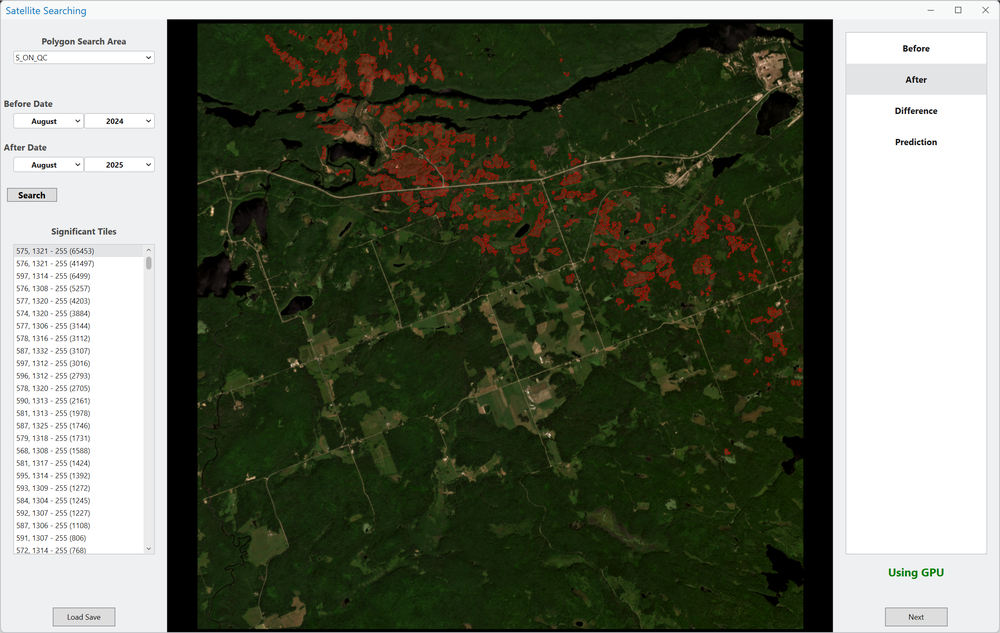
#> input picture Picture1.png, 1000 x 633 px, shrunk from 2403 x 1522 before the run; its folder holds only this picture in this run
$ python -i dataset_builder.py   (imports and definitions only)
#> lines starting #> are read from the running program, lines starting #| are printed output that depends on the picture
#> further down, picture is the input picture: shape (633, 1000, 3); mean B, G, R 94.3, 109.8, 104.4
import os
import random
from glob import glob
import numpy as np
import h5py
from tqdm import tqdm
import cv2
import matplotlib.pyplot as plt
from scipy.stats import norm


# [9 lines left out: function read_images_in_directory, not called in this run]


def count_images_in_directory(directory):
    files = glob(os.path.join(directory, '*.png'))
    return len(files)


# [7 lines left out: function random_brightness_contrast, not called in this run]


def random_hue_adjust(img, max_delta=20):

    # Convert BGR to HSV
#> called with max_delta = 20
    hsv_img = cv2.cvtColor(img, cv2.COLOR_BGR2HSV)
#> hsv_img: shape (633, 1000, 3); mean H, S, V 42.9, 104.3, 112.3

    # Extract hue channel
    h, s, v = cv2.split(hsv_img)
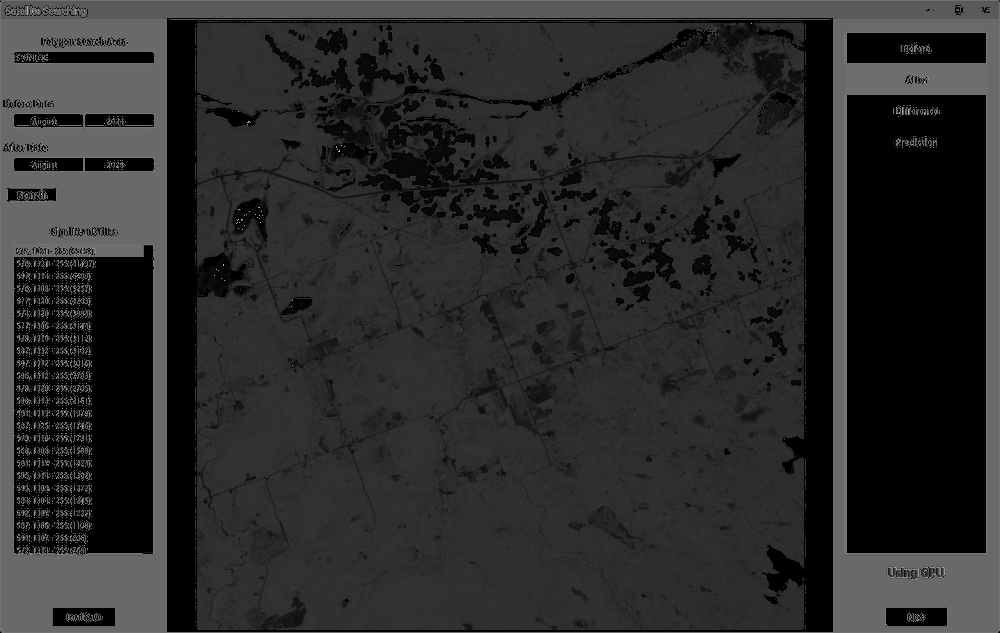
#> h: shape (633, 1000); min 0, max 179, mean 42.9
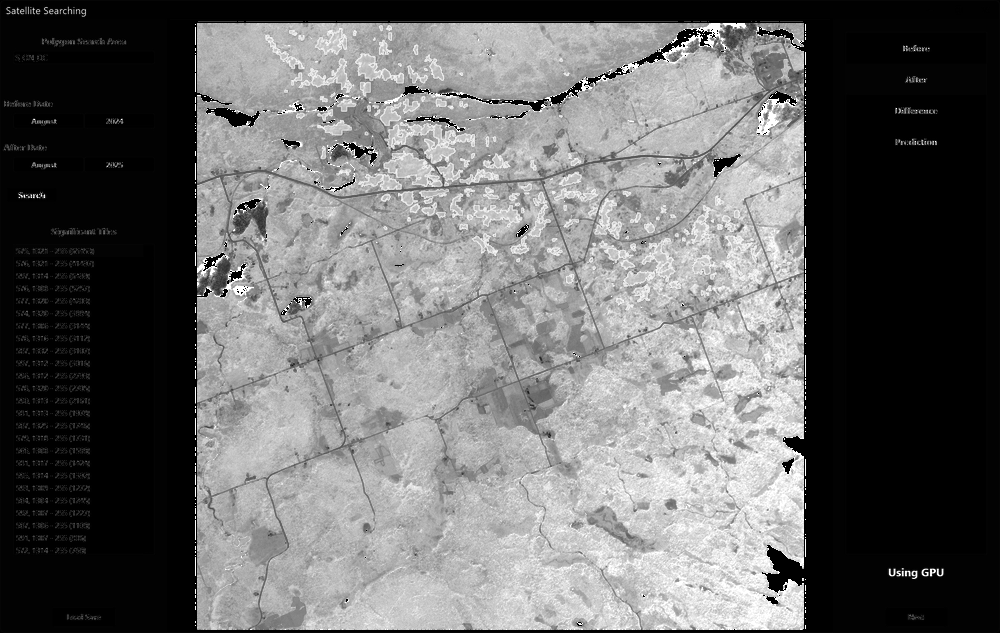
#> s: shape (633, 1000); min 0, max 255, mean 104.3
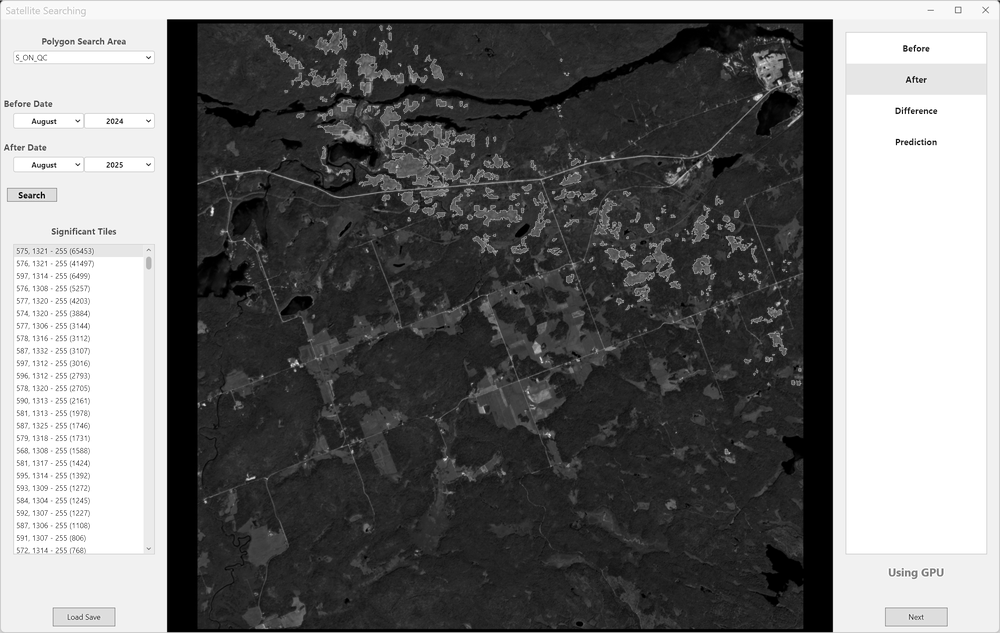
#> v: shape (633, 1000); min 0, max 255, mean 112.3

    # Generate a random hue shift
    hue_shift = random.randint(-10, 30)

    # Apply the hue shift, ensuring it wraps around 0-179
    h_shifted = (h.astype(int) + hue_shift) % 180

    # Merge channels back and convert to BGR
    adjusted_hsv_img = cv2.merge([h_shifted.astype(np.uint8), s, v])
#> adjusted_hsv_img: shape (633, 1000, 3); mean H, S, V 56.8, 104.3, 112.3
    return cv2.cvtColor(adjusted_hsv_img, cv2.COLOR_HSV2BGR)
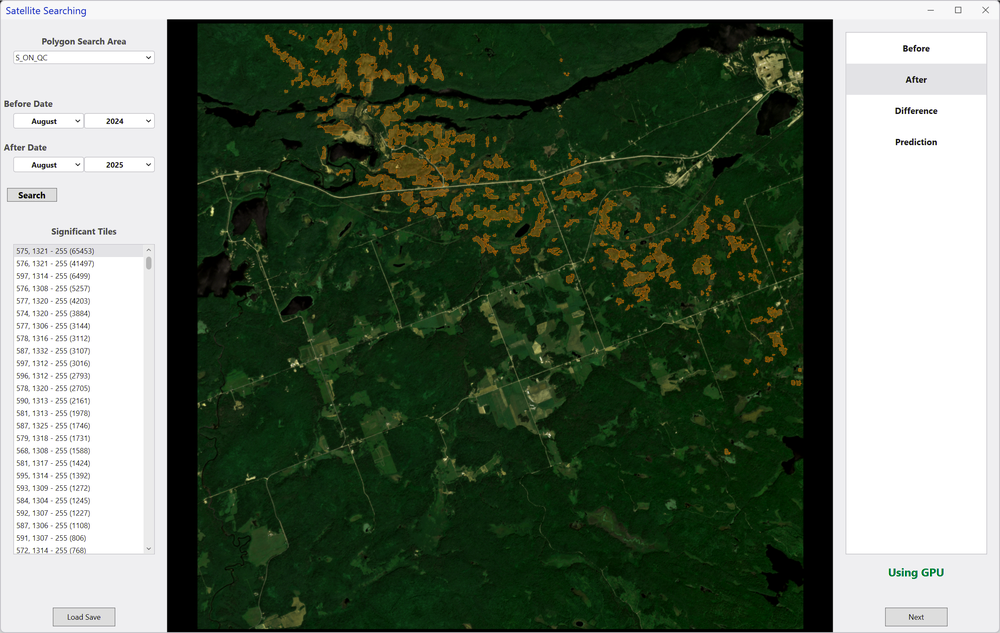
#> returned value: shape (633, 1000, 3); mean B, G, R 94.6, 110.9, 97.8


# [16 lines left out: function aug_image, not called in this run]


#mean = np.array([16.68440278, 38.07405572, 27.43923875, 22.9263001, 47.33313112, 42.46188265], dtype=np.float32).reshape((1, 1, 6))
#std_dev_1 = np.array([1.0 / 17.76991678, 1.0 / 18.96145942, 1.0 / 21.60122086, 1.0 / 15.70177085, 1.0 / 17.90887029, 1.0 / 23.60007328], dtype=np.float32).reshape((1, 1, 6))

mean = np.array([20.95997633, 43.91433058, 35.6977732, 24.67067952, 49.58721762, 45.24592313], dtype=np.float32).reshape((1, 1, 6))
std_dev_1 = np.array([1.0 / 19.04020361, 1.0 / 21.74549397, 1.0 / 27.4036479, 1.0 / 19.91402317, 1.0 / 22.74246173, 1.0 / 29.72733925], dtype=np.float32).reshape((1, 1, 6))


def normalize(image):
    return (image - mean) * std_dev_1


# [9 lines left out: function compute_mean_std, not called in this run]


# [88 lines not run here, left out]

>>> import cv2
>>> picture = cv2.imread('../Picture1.png')
>>> result = random_hue_adjust(picture)

$ run again, on AI-pipeline.png
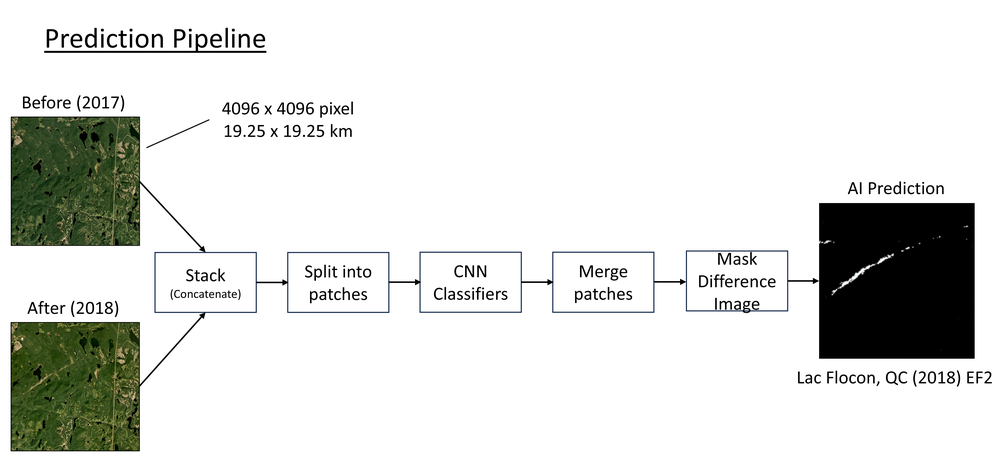
#> input picture AI-pipeline.png, 1000 x 466 px, shrunk from 6667 x 3105 before the run
#> picture is the input picture: shape (466, 1000, 3); mean B, G, R 221.3, 224.1, 222.8
#> hsv_img: shape (466, 1000, 3); mean H, S, V 4.7, 10.8, 224.3
#> in random_hue_adjust, `h_shifted = (h.astype(int) + hue_shift) % 180`:
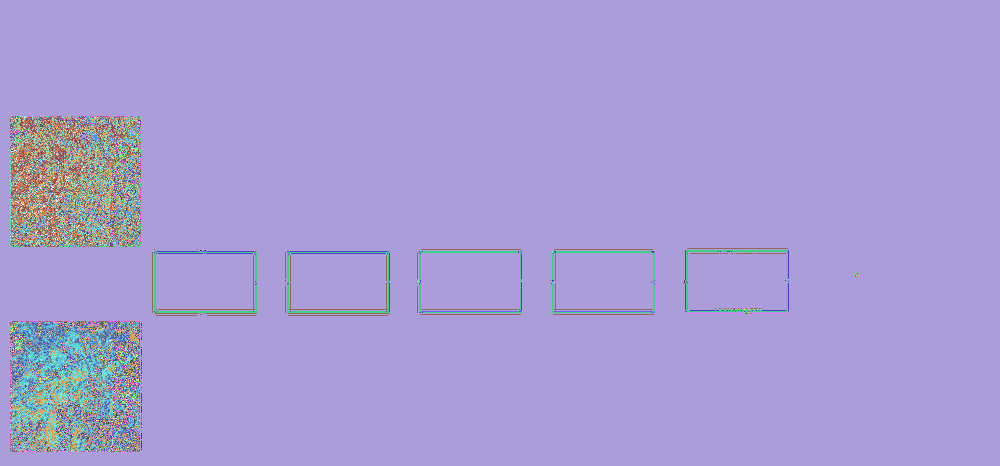
#> h_shifted: shape (466, 1000) int64; 89 distinct labels, from 4 to 179; one colour per label, 0 black
#> adjusted_hsv_img: shape (466, 1000, 3); mean H, S, V 18.7, 10.8, 224.3
#> in random_hue_adjust, `return cv2.cvtColor(adjusted_hsv_img, cv2.COLOR_HSV2BGR)`:
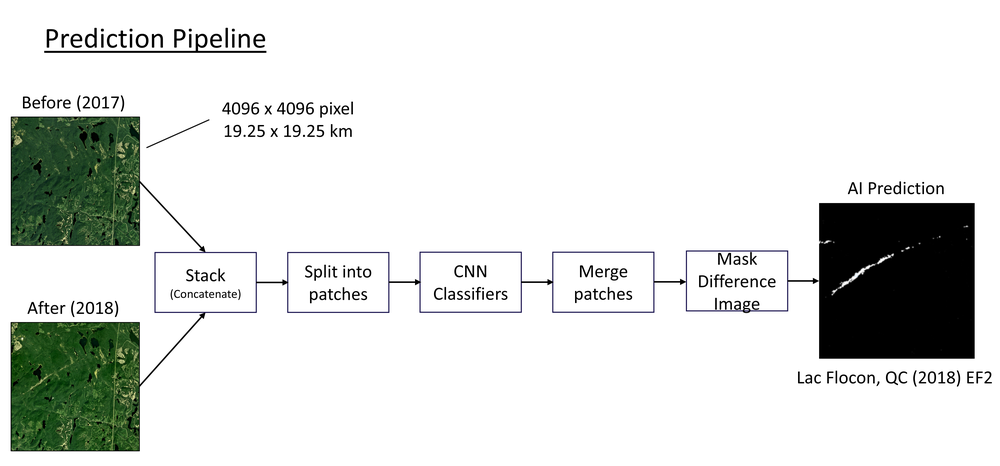
#> returned value: shape (466, 1000, 3); mean B, G, R 221.4, 224.1, 221.5

$ run again, on arcgis_plugin.png
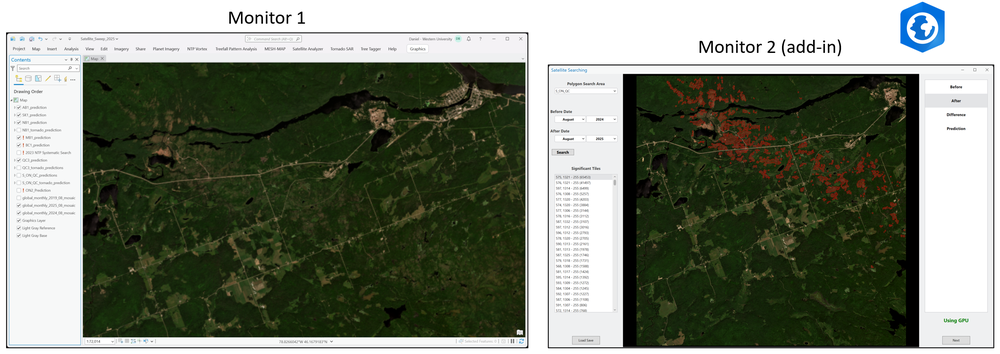
#> input picture arcgis_plugin.png, 1000 x 354 px, shrunk from 2743 x 970 before the run
#> picture is the input picture: shape (354, 1000, 3); mean B, G, R 111.4, 125.6, 119.3
#> hsv_img: shape (354, 1000, 3); mean H, S, V 42.2, 96, 127.2
#> in random_hue_adjust, `h, s, v = cv2.split(hsv_img)`:
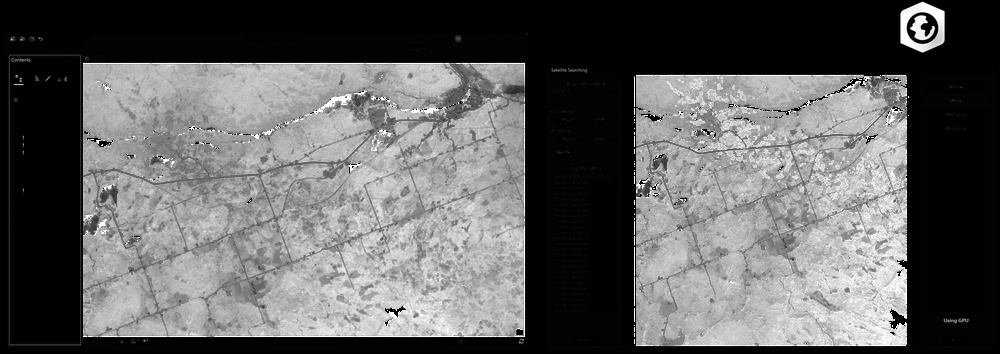
#> s: shape (354, 1000); min 0, max 255, mean 96
#> in random_hue_adjust, `h, s, v = cv2.split(hsv_img)`:
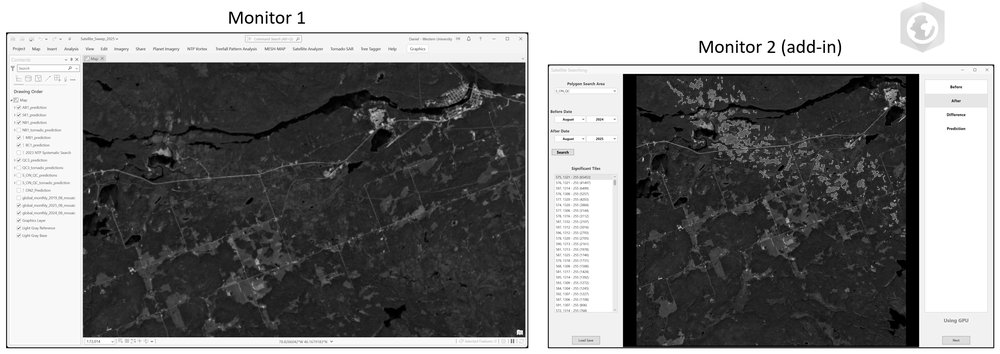
#> v: shape (354, 1000); min 0, max 255, mean 127.2
#> adjusted_hsv_img: shape (354, 1000, 3); mean H, S, V 56.1, 96, 127.2

$ run again, on example_pedro.png
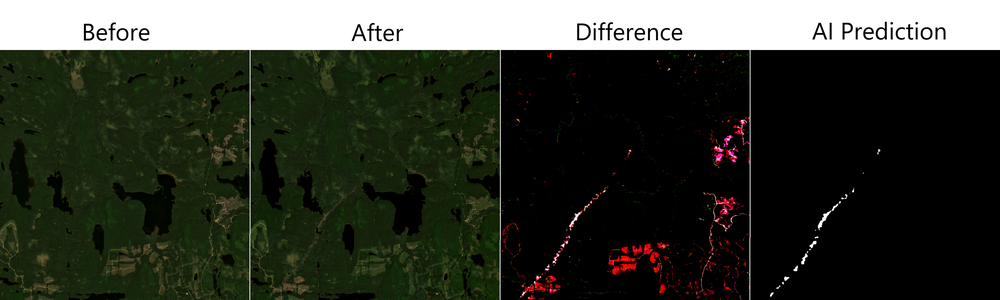
#> input picture example_pedro.png, 1000 x 300 px, shrunk from 4000 x 1200 before the run
#> picture is the input picture: shape (300, 1000, 3); mean B, G, R 47.5, 57.3, 53.4
#> hsv_img: shape (300, 1000, 3); mean H, S, V 21.2, 80, 58.6
#> in random_hue_adjust, `h, s, v = cv2.split(hsv_img)`:
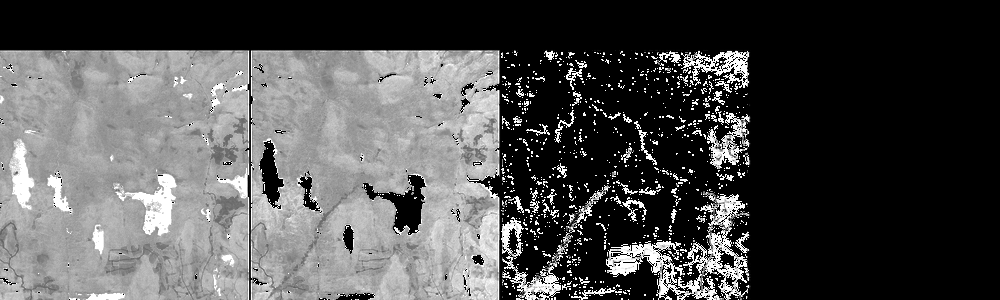
#> s: shape (300, 1000); min 0, max 255, mean 80
#> in random_hue_adjust, `h, s, v = cv2.split(hsv_img)`:
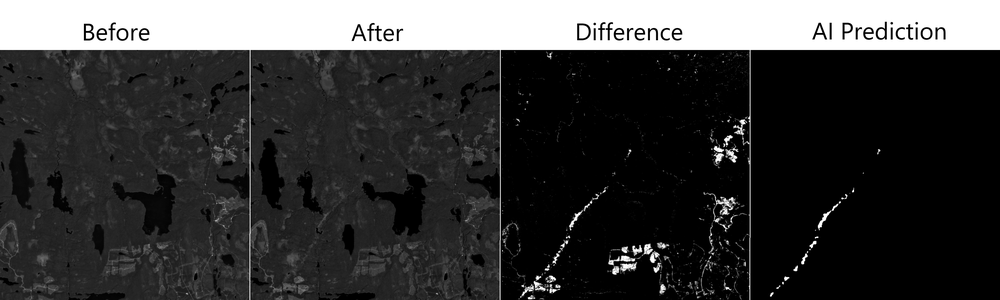
#> v: shape (300, 1000); min 0, max 255, mean 58.6
#> adjusted_hsv_img: shape (300, 1000, 3); mean H, S, V 34, 80, 58.6
